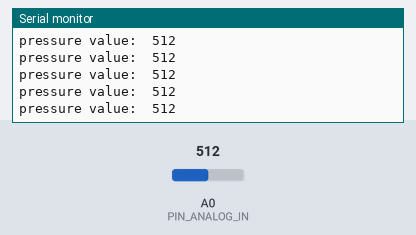
Bench run of a sketch on a simulated Arduino Uno, built with avr-gcc and run on an emulated ATmega328P. Parts: the last lines printed to the serial monitor. The test bench sets the inputs (shaded band); at power-on: A0 (PIN_ANALOG_IN) = 512.

Above: at 1.2 s.
1.3 s: A0 (PIN_ANALOG_IN) set to 716
At 1.56 s:
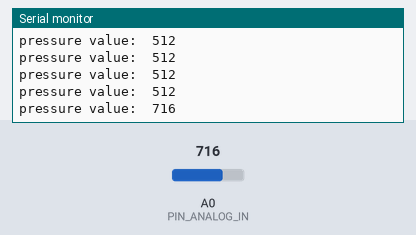
2.8 s: A0 (PIN_ANALOG_IN) set to 900
At 2.96 s:
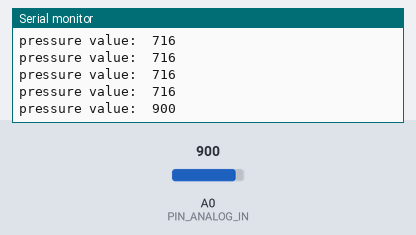
Timing chart, 0 to 5.8 s (numbered marks = the images above; inputs shaded):
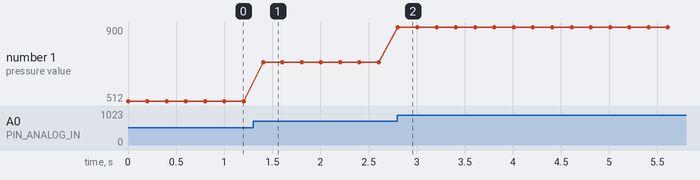

The sketch:

Film_pressure_sensor.ino
```cpp
/*
 * 名称   : Film pressure sensor
 * 功能   : 读取薄膜压力传感器的模拟值
 * 作者   : http://www.keyes-robot.com/
*/
int val = 0;   //设置value为0
int PIN_ANALOG_IN = A0;   //薄膜压力传感器的引脚定义为A0

void setup() {
  Serial.begin(9600);   //波特率设置为9600
  pinMode(PIN_ANALOG_IN, INPUT);    //将传感器的引脚设置为输入模式
}

void loop() {
  val = analogRead(PIN_ANALOG_IN);    //读取传感器的模拟信号
  Serial.print("pressure value:  ");    //打印字符串pressure value:
  Serial.println(val);    //打印且显示压力大小的模拟信号
  delay(200);
}
```

Measured:
- after the input at 1.3 s, the serial monitor: prints a new line after 0.10 s (image 1)
- after the input at 2.8 s, the serial monitor: prints a new line at once (image 2)
- plotted number 1: 512 → 716 after the input at 1.3 s, 716 → 900 after the input at 2.8 s
